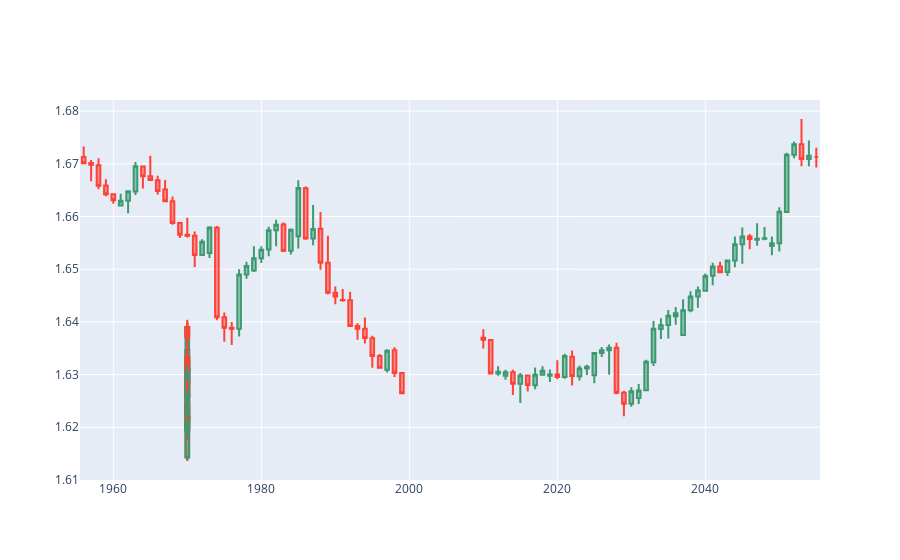

Notebook code cell kept with this figure:
### Code cell
# Obtener los últimos 25 días de datos
ultimos_25_dias = df[-25 * 6:]

# Filtrar las fechas de fin de semana
df_filtered = ultimos_25_dias[ultimos_25_dias.index.weekday < 5]  # Excluye sábado (5) y domingo (6)

# Eliminar las fechas de fin de semana y crear una nueva columna de índice numérico
df_filtered = df_filtered.reset_index()

# Crear el gráfico de velas
fig = go.Figure(data=[go.Candlestick(x=df_filtered.index,
                                     open=df_filtered['open'],
                                     high=df_filtered['high'],
                                     low=df_filtered['low'],
                                     close=df_filtered['close'])])

# Iterar y calcular las líneas horizontales cada 6 líneas
for i in range(0, len(df_filtered), 6):
    sub_df = df_filtered.iloc[i:i+6]

    # Calcular el promedio del precio de 14 días
    promedio_precio_14_dias = df_filtered['close'].mean()

    # Calcular el precio al 70%
    precio_70_percent = promedio_precio_14_dias + ganancias_promedio_14_dias * 0.7

    # Calcular el precio al 30%
    precio_30_percent = promedio_precio_14_dias - pérdidas_promedio_14_dias * 0.3

    # Agregar líneas horizontales
    fig.add_shape(type="line",
                  x0=df_filtered.index[0],
                  x1=df_filtered.index[-1],
                  y0=promedio_precio_14_dias,
                  y1=promedio_precio_14_dias,
                  line=dict(color='blue', width=1))

    fig.add_shape(type="line",
                  x0=df_filtered.index[0],
                  x1=df_filtered.index[-1],
                  y0=precio_70_percent,
                  y1=precio_70_percent,
                  line=dict(color='red', width=1))

    fig.add_shape(type="line",
                  x0=df_filtered.index[0],
                  x1=df_filtered.index[-1],
                  y0=precio_30_percent,
                  y1=precio_30_percent,
                  line=dict(color='green', width=1))

# Actualizar las etiquetas del eje x para que se muestren las fechas
fig.update_layout(xaxis_rangeslider_visible=False,
                  xaxis=dict(type='date'))

# Mostrar el gráfico
fig.show()

### Figure 1 — Plotly figure (JSON) as saved in the notebook; plotly's stock layout.template omitted (floating-point values rounded to 4 significant figures; data arrays with more than 128 entries replaced by an {"elided": "..."} marker saying what was removed)
{"data": [{"close": {"elided": "150 float values"}, "high": {"elided": "150 float values"}, "low": {"elided": "150 float values"}, "open": {"elided": "150 float values"}, "type": "candlestick", "x": {"elided": "150 int values"}}], "layout": {"shapes": [{"line": {"color": "blue", "width": 1}, "type": "line", "x0": 0, "x1": 149, "y0": 1.639, "y1": 1.639}, {"line": {"color": "red", "width": 1}, "type": "line", "x0": 0, "x1": 149, "y0": 1.649, "y1": 1.649}, {"line": {"color": "green", "width": 1}, "type": "line", "x0": 0, "x1": 149, "y0": 1.661, "y1": 1.661}, {"line": {"color": "blue", "width": 1}, "type": "line", "x0": 0, "x1": 149, "y0": 1.639, "y1": 1.639}, {"line": {"color": "red", "width": 1}, "type": "line", "x0": 0, "x1": 149, "y0": 1.649, "y1": 1.649}, {"line": {"color": "green", "width": 1}, "type": "line", "x0": 0, "x1": 149, "y0": 1.661, "y1": 1.661}, {"line": {"color": "blue", "width": 1}, "type": "line", "x0": 0, "x1": 149, "y0": 1.639, "y1": 1.639}, {"line": {"color": "red", "width": 1}, "type": "line", "x0": 0, "x1": 149, "y0": 1.649, "y1": 1.649}, {"line": {"color": "green", "width": 1}, "type": "line", "x0": 0, "x1": 149, "y0": 1.661, "y1": 1.661}, {"line": {"color": "blue", "width": 1}, "type": "line", "x0": 0, "x1": 149, "y0": 1.639, "y1": 1.639}, {"line": {"color": "red", "width": 1}, "type": "line", "x0": 0, "x1": 149, "y0": 1.649, "y1": 1.649}, {"line": {"color": "green", "width": 1}, "type": "line", "x0": 0, "x1": 149, "y0": 1.661, "y1": 1.661}, {"line": {"color": "blue", "width": 1}, "type": "line", "x0": 0, "x1": 149, "y0": 1.639, "y1": 1.639}, {"line": {"color": "red", "width": 1}, "type": "line", "x0": 0, "x1": 149, "y0": 1.649, "y1": 1.649}, {"line": {"color": "green", "width": 1}, "type": "line", "x0": 0, "x1": 149, "y0": 1.661, "y1": 1.661}, {"line": {"color": "blue", "width": 1}, "type": "line", "x0": 0, "x1": 149, "y0": 1.639, "y1": 1.639}, {"line": {"color": "red", "width": 1}, "type": "line", "x0": 0, "x1": 149, "y0": 1.649, "y1": 1.649}, {"line": {"color": "green", "width": 1}, "type": "line", "x0": 0, "x1": 149, "y0": 1.661, "y1": 1.661}, {"line": {"color": "blue", "width": 1}, "type": "line", "x0": 0, "x1": 149, "y0": 1.639, "y1": 1.639}, {"line": {"color": "red", "width": 1}, "type": "line", "x0": 0, "x1": 149, "y0": 1.649, "y1": 1.649}, {"line": {"color": "green", "width": 1}, "type": "line", "x0": 0, "x1": 149, "y0": 1.661, "y1": 1.661}, {"line": {"color": "blue", "width": 1}, "type": "line", "x0": 0, "x1": 149, "y0": 1.639, "y1": 1.639}, {"line": {"color": "red", "width": 1}, "type": "line", "x0": 0, "x1": 149, "y0": 1.649, "y1": 1.649}, {"line": {"color": "green", "width": 1}, "type": "line", "x0": 0, "x1": 149, "y0": 1.661, "y1": 1.661}, {"line": {"color": "blue", "width": 1}, "type": "line", "x0": 0, "x1": 149, "y0": 1.639, "y1": 1.639}, {"line": {"color": "red", "width": 1}, "type": "line", "x0": 0, "x1": 149, "y0": 1.649, "y1": 1.649}, {"line": {"color": "green", "width": 1}, "type": "line", "x0": 0, "x1": 149, "y0": 1.661, "y1": 1.661}, {"line": {"color": "blue", "width": 1}, "type": "line", "x0": 0, "x1": 149, "y0": 1.639, "y1": 1.639}, {"line": {"color": "red", "width": 1}, "type": "line", "x0": 0, "x1": 149, "y0": 1.649, "y1": 1.649}, {"line": {"color": "green", "width": 1}, "type": "line", "x0": 0, "x1": 149, "y0": 1.661, "y1": 1.661}, {"line": {"color": "blue", "width": 1}, "type": "line", "x0": 0, "x1": 149, "y0": 1.639, "y1": 1.639}, {"line": {"color": "red", "width": 1}, "type": "line", "x0": 0, "x1": 149, "y0": 1.649, "y1": 1.649}, {"line": {"color": "green", "width": 1}, "type": "line", "x0": 0, "x1": 149, "y0": 1.661, "y1": 1.661}, {"line": {"color": "blue", "width": 1}, "type": "line", "x0": 0, "x1": 149, "y0": 1.639, "y1": 1.639}, {"line": {"color": "red", "width": 1}, "type": "line", "x0": 0, "x1": 149, "y0": 1.649, "y1": 1.649}, {"line": {"color": "green", "width": 1}, "type": "line", "x0": 0, "x1": 149, "y0": 1.661, "y1": 1.661}, {"line": {"color": "blue", "width": 1}, "type": "line", "x0": 0, "x1": 149, "y0": 1.639, "y1": 1.639}, {"line": {"color": "red", "width": 1}, "type": "line", "x0": 0, "x1": 149, "y0": 1.649, "y1": 1.649}, {"line": {"color": "green", "width": 1}, "type": "line", "x0": 0, "x1": 149, "y0": 1.661, "y1": 1.661}, {"line": {"color": "blue", "width": 1}, "type": "line", "x0": 0, "x1": 149, "y0": 1.639, "y1": 1.639}, {"line": {"color": "red", "width": 1}, "type": "line", "x0": 0, "x1": 149, "y0": 1.649, "y1": 1.649}, {"line": {"color": "green", "width": 1}, "type": "line", "x0": 0, "x1": 149, "y0": 1.661, "y1": 1.661}, {"line": {"color": "blue", "width": 1}, "type": "line", "x0": 0, "x1": 149, "y0": 1.639, "y1": 1.639}, {"line": {"color": "red", "width": 1}, "type": "line", "x0": 0, "x1": 149, "y0": 1.649, "y1": 1.649}, {"line": {"color": "green", "width": 1}, "type": "line", "x0": 0, "x1": 149, "y0": 1.661, "y1": 1.661}, {"line": {"color": "blue", "width": 1}, "type": "line", "x0": 0, "x1": 149, "y0": 1.639, "y1": 1.639}, {"line": {"color": "red", "width": 1}, "type": "line", "x0": 0, "x1": 149, "y0": 1.649, "y1": 1.649}, {"line": {"color": "green", "width": 1}, "type": "line", "x0": 0, "x1": 149, "y0": 1.661, "y1": 1.661}, {"line": {"color": "blue", "width": 1}, "type": "line", "x0": 0, "x1": 149, "y0": 1.639, "y1": 1.639}, {"line": {"color": "red", "width": 1}, "type": "line", "x0": 0, "x1": 149, "y0": 1.649, "y1": 1.649}, {"line": {"color": "green", "width": 1}, "type": "line", "x0": 0, "x1": 149, "y0": 1.661, "y1": 1.661}, {"line": {"color": "blue", "width": 1}, "type": "line", "x0": 0, "x1": 149, "y0": 1.639, "y1": 1.639}, {"line": {"color": "red", "width": 1}, "type": "line", "x0": 0, "x1": 149, "y0": 1.649, "y1": 1.649}, {"line": {"color": "green", "width": 1}, "type": "line", "x0": 0, "x1": 149, "y0": 1.661, "y1": 1.661}, {"line": {"color": "blue", "width": 1}, "type": "line", "x0": 0, "x1": 149, "y0": 1.639, "y1": 1.639}, {"line": {"color": "red", "width": 1}, "type": "line", "x0": 0, "x1": 149, "y0": 1.649, "y1": 1.649}, {"line": {"color": "green", "width": 1}, "type": "line", "x0": 0, "x1": 149, "y0": 1.661, "y1": 1.661}, {"line": {"color": "blue", "width": 1}, "type": "line", "x0": 0, "x1": 149, "y0": 1.639, "y1": 1.639}, {"line": {"color": "red", "width": 1}, "type": "line", "x0": 0, "x1": 149, "y0": 1.649, "y1": 1.649}, {"line": {"color": "green", "width": 1}, "type": "line", "x0": 0, "x1": 149, "y0": 1.661, "y1": 1.661}, {"line": {"color": "blue", "width": 1}, "type": "line", "x0": 0, "x1": 149, "y0": 1.639, "y1": 1.639}, {"line": {"color": "red", "width": 1}, "type": "line", "x0": 0, "x1": 149, "y0": 1.649, "y1": 1.649}, {"line": {"color": "green", "width": 1}, "type": "line", "x0": 0, "x1": 149, "y0": 1.661, "y1": 1.661}, {"line": {"color": "blue", "width": 1}, "type": "line", "x0": 0, "x1": 149, "y0": 1.639, "y1": 1.639}, {"line": {"color": "red", "width": 1}, "type": "line", "x0": 0, "x1": 149, "y0": 1.649, "y1": 1.649}, {"line": {"color": "green", "width": 1}, "type": "line", "x0": 0, "x1": 149, "y0": 1.661, "y1": 1.661}, {"line": {"color": "blue", "width": 1}, "type": "line", "x0": 0, "x1": 149, "y0": 1.639, "y1": 1.639}, {"line": {"color": "red", "width": 1}, "type": "line", "x0": 0, "x1": 149, "y0": 1.649, "y1": 1.649}, {"line": {"color": "green", "width": 1}, "type": "line", "x0": 0, "x1": 149, "y0": 1.661, "y1": 1.661}, {"line": {"color": "blue", "width": 1}, "type": "line", "x0": 0, "x1": 149, "y0": 1.639, "y1": 1.639}, {"line": {"color": "red", "width": 1}, "type": "line", "x0": 0, "x1": 149, "y0": 1.649, "y1": 1.649}, {"line": {"color": "green", "width": 1}, "type": "line", "x0": 0, "x1": 149, "y0": 1.661, "y1": 1.661}, {"line": {"color": "blue", "width": 1}, "type": "line", "x0": 0, "x1": 149, "y0": 1.639, "y1": 1.639}, {"line": {"color": "red", "width": 1}, "type": "line", "x0": 0, "x1": 149, "y0": 1.649, "y1": 1.649}, {"line": {"color": "green", "width": 1}, "type": "line", "x0": 0, "x1": 149, "y0": 1.661, "y1": 1.661}], "xaxis": {"rangeslider": {"visible": false}, "type": "date"}}}
